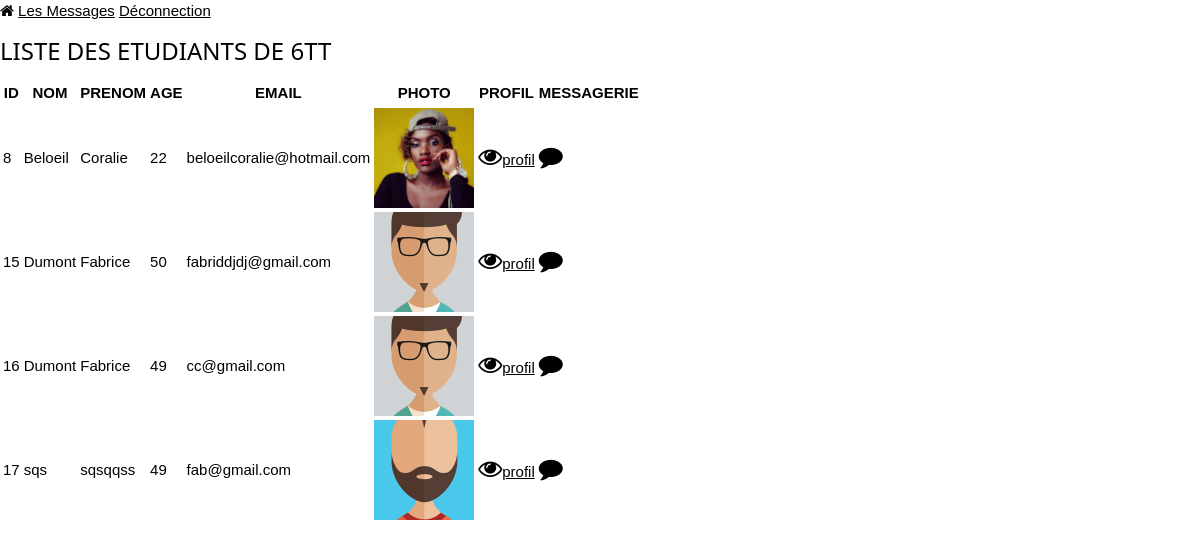
Page /accueil.php (signed in) on the committed database.
### tables this page shows
CREATE TABLE IF NOT EXISTS `etudiants_6tt` (
  `ID` int(11) NOT NULL AUTO_INCREMENT,
  `NOM` varchar(50) NOT NULL,
  `PRENOM` varchar(50) NOT NULL,
  `AGE` int(11) NOT NULL,
  `EMAIL` varchar(50) NOT NULL,
  `PHOTO` varchar(50) NOT NULL,
  PRIMARY KEY (`ID`)
);

### accueil.php (the view, shortened to what this page needs)
<?php
	require_once ("connection_bdd.php");
	$req = "SELECT * FROM etudiants_6tt";
	$ps = $pdo->prepare($req);
	$ps->execute();
?>
<!DOCTYPE html>
<html>
<head>
	<link rel="stylesheet" type="text/css" href="./css/w3.css">
	<link rel="stylesheet" type="text/css" href="./css/monStyle.css">
	<link rel="stylesheet" href="https://cdnjs.cloudflare.com/ajax/libs/font-awesome/4.7.0/css/font-awesome.min.css">
</head>
<body>
	<?php require_once("entete_site.php") ?>
	<div class="">
		<h3 class="">LISTE DES ETUDIANTS DE 6TT</h3>
	</div>
	<div class="">
	<table class="">
		<thead>
			<tr class="">
				<th>ID</th><th>NOM</th><th>PRENOM</th><th>AGE</th><th>EMAIL</th><th>PHOTO</th><th>PROFIL</th><th>MESSAGERIE</th>
			</tr>
		</thead>
		<tbody>
		<?php while ($etudiant=$ps->fetch()) { ?>
			<tr>
				<td><?php echo($etudiant['ID']) ?></td>
				<td><?php echo($etudiant['NOM']) ?></td>
				<td><?php echo($etudiant['PRENOM']) ?></td>
				<td><?php echo($etudiant['AGE']) ?></td>
				<td><?php echo($etudiant['EMAIL']) ?></td>
				<td><img src="./images/<?php echo($etudiant['PHOTO']) ?>" width="100" height="100"></td>
				<td><a href="profil.php?id=<?php echo($etudiant['ID'])?>"><i class="fa fa-eye w3-xlarge"></i>profil</a></td>
				<td><a href="message.php?id=<?php echo ($etudiant['ID'])?>"><i class="fa fa-comment w3-xlarge"></i></a></td>
			</tr>
		<?php } ?>
		</tbody>
	</table>
	</div>
</body>
</html>

### entete_site.php (shortened to what this page needs)
<div class="">
	<a href="accueil.php" class=""><i class="fa fa-home"></i></a>
	<a href="lesMessages.php" class="">Les Messages</a>
	<a href="logout.php" class="">Déconnection</a>
</div>

### css/w3.css (style rules this page uses)
*,*:before,*:after { box-sizing:inherit }
html { -ms-text-size-adjust:100%;-webkit-text-size-adjust:100% }
body { margin:0 }
a { background-color:transparent;-webkit-text-decoration-skip:objects }
img { border-style:none }
html,body { font-family:Verdana,sans-serif;font-size:15px;line-height:1.5 }
html { overflow-x:hidden }
h3 { font-size:24px }
h1,h2,h3,h4,h5,h6 { font-family:"Segoe UI",Arial,sans-serif;font-weight:400;margin:10px 0 }
img { vertical-align:middle }
a { color:inherit }
.w3-xlarge { font-size:24px!important }

### rows in the picture
etudiants_6tt: ID "8", NOM "Beloeil", PRENOM "Coralie", AGE "22", EMAIL "beloeilcoralie@hotmail.com", PHOTO (picture)
etudiants_6tt: ID "15", NOM "Dumont", PRENOM "Fabrice", AGE "50", EMAIL "fabriddjdj@gmail.com", PHOTO (picture)
etudiants_6tt: ID "16", NOM "Dumont", PRENOM "Fabrice", AGE "49", EMAIL "cc@gmail.com", PHOTO (picture)
etudiants_6tt: ID "17", NOM "sqs", PRENOM "sqsqqss", AGE "49", EMAIL "fab@gmail.com", PHOTO (picture)
